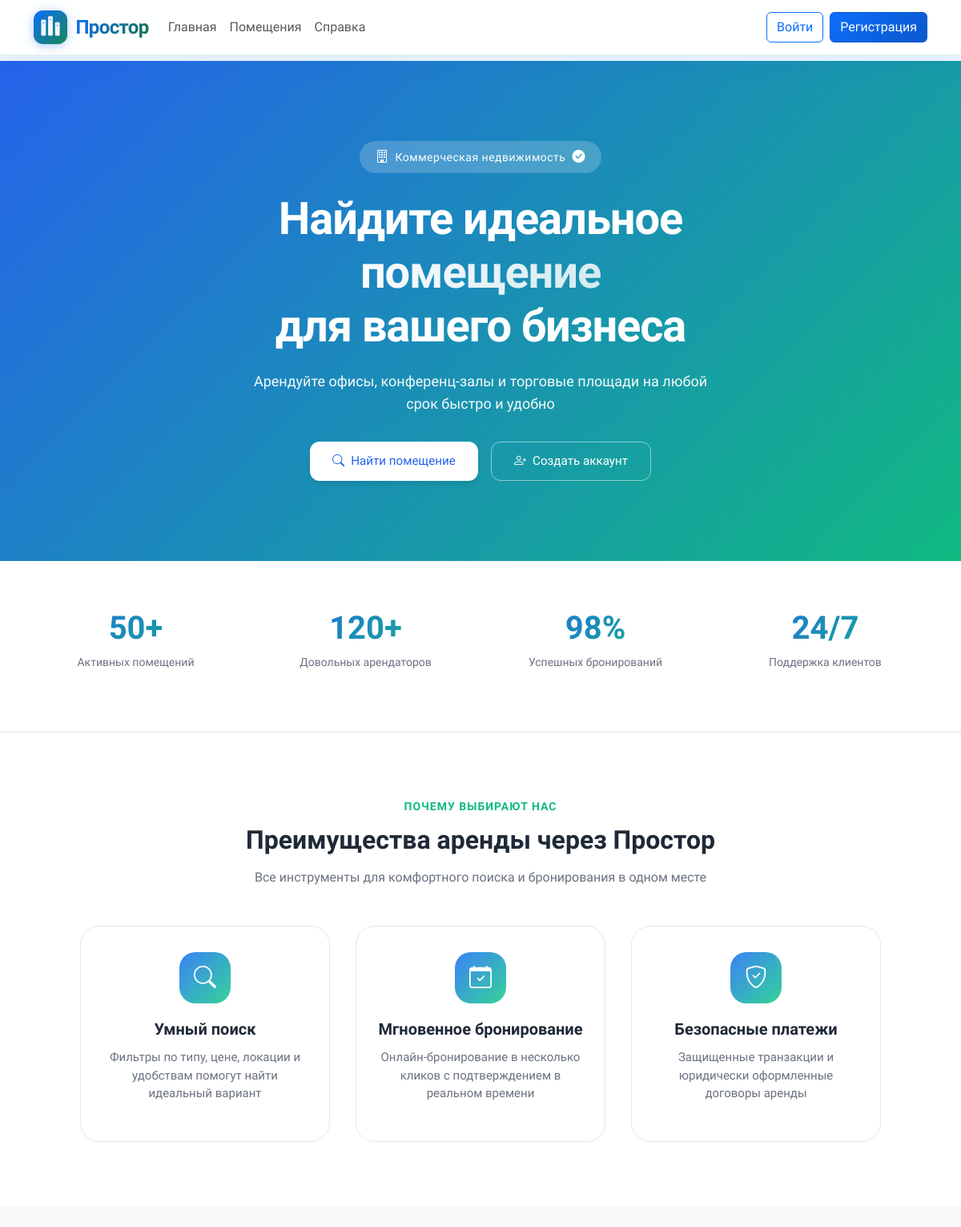
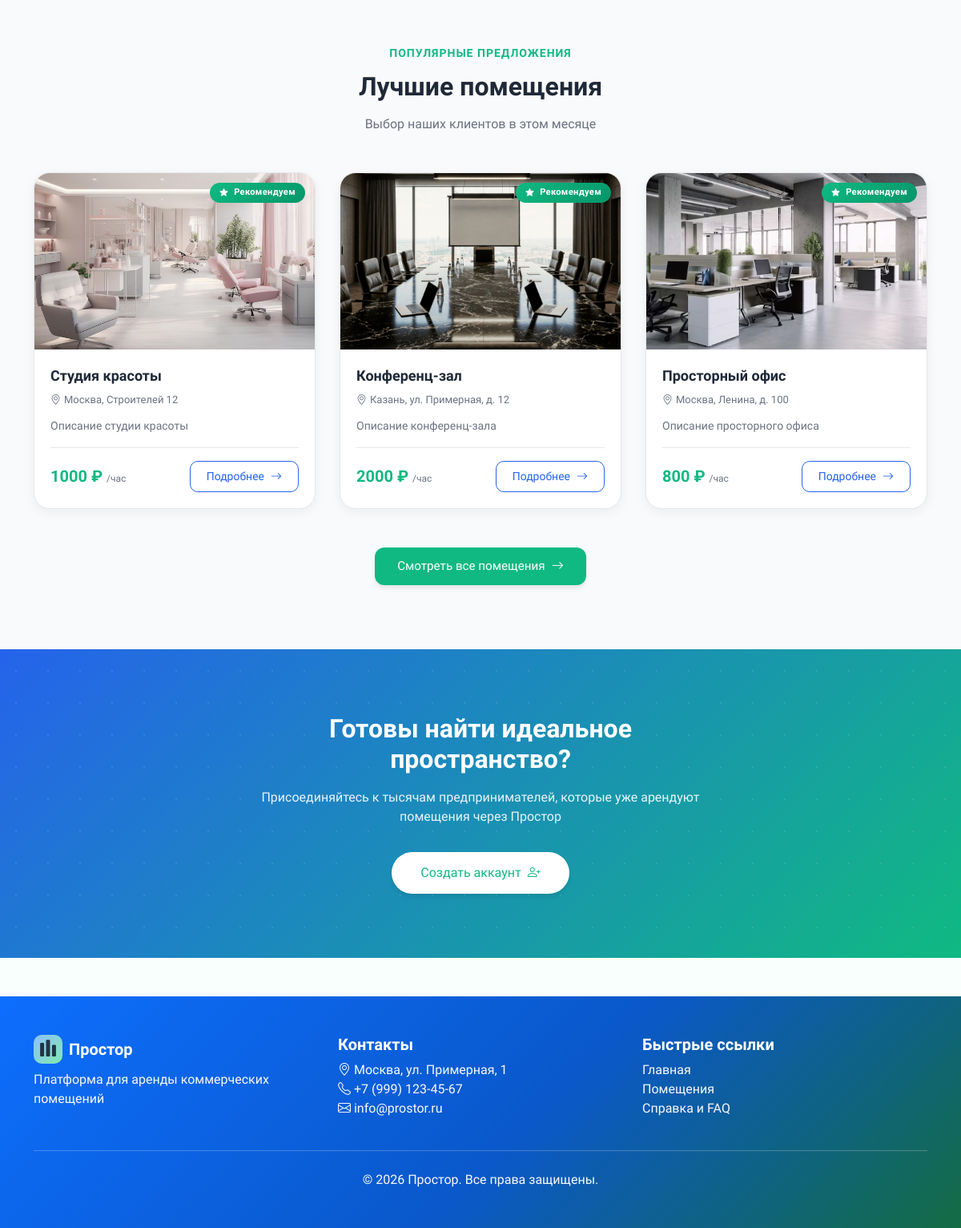
The page / on the database its author committed (2 pictures, top to bottom).
### core/models.py (models this page shows, shortened)
class Property(models.Model):
    PROPERTY_TYPE_CHOICES = [
        ('office', 'Офис'),
        ('conference', 'Конференц-зал'),
        ('coworking', 'Коворкинг'),
        ('shop', 'Торговая площадь'),
        ('warehouse', 'Склад'),
        ('studio', 'Студия'),
        ('other', 'Другое'),
    ]
    STATUS_CHOICES = [
        ('draft', 'Черновик'),
        ('pending', 'На модерации'),
        ('active', 'Активно'),
        ('rejected', 'Отклонено'),
        ('inactive', 'Неактивно'),
    ]
    landlord = models.ForeignKey(
        User,
        on_delete=models.CASCADE,
        related_name='properties',
        verbose_name='Владелец'
    )
    title = models.CharField(
        max_length=200,
        verbose_name='Название'
    )
    slug = models.SlugField(
        unique=True,
        verbose_name='Slug'
    )
    description = models.TextField(
        verbose_name='Описание'
    )
    property_type = models.CharField(
        max_length=20,
        choices=PROPERTY_TYPE_CHOICES,
        default='office',
        verbose_name='Тип помещения'
    )
    category = models.ForeignKey(
        Category,
        on_delete=models.SET_NULL,
        null=True,
        blank=True,
        related_name='properties',
        verbose_name='Категория'
    )
    city = models.CharField(
        max_length=100,
        default='Москва',
        verbose_name='Город'
    )
    address = models.CharField(
        max_length=200,
        default='Не указан',
        verbose_name='Адрес'
    )
    latitude = models.FloatField(
        null=True,
        blank=True,
        verbose_name='Широта'
    )
    longitude = models.FloatField(
        null=True,
        blank=True,
        verbose_name='Долгота'
    )
    price_per_hour = models.DecimalField(
        max_digits=10,
        decimal_places=2,
        default=1000.00,
        verbose_name='Цена за час'
    )
    price_per_day = models.DecimalField(
        max_digits=10,
        decimal_places=2,
        null=True,
        blank=True,
        verbose_name='Цена за день'
    )
    price_per_week = models.DecimalField(
        max_digits=10,
        decimal_places=2,
        null=True,
        blank=True,
        verbose_name='Цена за неделю'
    )
    price_per_month = models.DecimalField(
        max_digits=10,
        decimal_places=2,
        null=True,
        blank=True,
        verbose_name='Цена за месяц'
    )
    capacity = models.PositiveIntegerField(
        default=1,
        verbose_name='Вместимость'
    )
    area = models.DecimalField(
        max_digits=8,
        decimal_places=2,
        default=10.00,
        verbose_name='Площадь (м²)'
    )
    floor = models.IntegerField(
        null=True,
        blank=True,
        verbose_name='Этаж'
    )
    amenities = models.ManyToManyField(
        Amenity,
        blank=True,
        related_name='properties',
        verbose_name='Удобства'
    )
    is_featured = models.BooleanField(
        default=False,
        verbose_name='Рекомендуемое'
    )
    status = models.CharField(
        max_length=20,
        choices=STATUS_CHOICES,
        default='draft',
        verbose_name='Статус'
    )
    views_count = models.PositiveIntegerField(
        default=0,
        verbose_name='Количество просмотров'
    )
    created_at = models.DateTimeField(
        auto_now_add=True,
        verbose_name='Дата создания'
    )
    updated_at = models.DateTimeField(
        auto_now=True,
        verbose_name='Дата обновления'
    )
    class Meta:
        verbose_name = 'Помещение'
        verbose_name_plural = 'Помещения'
        ordering = ['-created_at']

class PropertyImage(models.Model):
    property = models.ForeignKey(
        Property,
        on_delete=models.CASCADE,
        related_name='images',
        verbose_name='Помещение'
    )
    image = models.ImageField(
        upload_to='properties/',
        verbose_name='Изображение'
    )
    is_main = models.BooleanField(
        default=False,
        verbose_name='Главное изображение'
    )
    uploaded_at = models.DateTimeField(
        auto_now_add=True,
        verbose_name='Дата загрузки'
    )
    class Meta:
        verbose_name = 'Изображение помещения'
        verbose_name_plural = 'Изображения помещений'

### core/views.py (the view, shortened to what this page needs)
# urls.py: path('', views.home, name='home'),
def home(request):
    auto_cancel_expired_bookings()
    properties = Property.objects.filter(
        status='active',
        is_featured=True
    ).select_related('landlord', 'category')[:5]
    recently_viewed = []
    raw_ids = request.session.get('recently_viewed_properties') or []
    context = {
        'properties': properties,
        'recently_viewed': recently_viewed,
        'title': 'Аренда коммерческих помещений'
    }
    return render(request, 'core/home.html', context)

### core/context_processors.py (called while the page is built, shortened)
def tenant_cart(request):
    if request.user.is_authenticated and getattr(request.user, 'user_type', None) == 'tenant':
        return {'cart_items_count': Cart.objects.filter(user=request.user).count()}
    return {'cart_items_count': 0}

def notifications_context(request):
    return {
        'unread_notifications_count': 0,
        'unread_messages_count': 0,
        'recent_notifications': [],
    }

### core/views.py (called while the page is built, shortened)
def auto_cancel_expired_bookings():
    expiration_time = timezone.now() - timedelta(minutes=30)
    expired_bookings = Booking.objects.filter(
        status='pending',
        created_at__lte=expiration_time
    )
    count = expired_bookings.count()
    if count > 0:
        logger.info(f"Auto-cancelled {count} expired bookings")
    return count

### templates/core/home.html (shortened to what this page needs)
{% extends 'base.html' %}
{% load static %}
{% block extra_css %}
<link rel="stylesheet" href="{% static 'css/home-page.css' %}">
{% endblock %}
{% block content %}
<div class="home-page">
<section class="hero">
    <div class="container">
        <div class="hero-content">
            <div class="hero-badge">
                <i class="bi bi-building"></i>
                <span>Коммерческая недвижимость</span>
                <i class="bi bi-check-circle-fill"></i>
            </div>
            <h1 class="hero-title">
                Найдите идеальное <span>помещение</span><br>для вашего бизнеса
            </h1>
            <p class="hero-subtitle">
                Арендуйте офисы, конференц-залы и торговые площади
                на любой срок быстро и удобно
            </p>
            <div class="hero-actions">
                <a href="{% url 'property_list' %}" class="btn btn-primary">
                    <i class="bi bi-search"></i> Найти помещение
                </a>
                {% if not user.is_authenticated %}
                <a href="{% url 'register' %}" class="btn btn-outline">
                    <i class="bi bi-person-plus"></i> Создать аккаунт
                </a>
                {% endif %}
            </div>
        </div>
    </div>
</section>
<section class="stats-section">
    <div class="container">
        <div class="stats-grid">
            <div class="stat-item">
                <h3>50+</h3>
                <p>Активных помещений</p>
            </div>
            <div class="stat-item">
                <h3>120+</h3>
                <p>Довольных арендаторов</p>
            </div>
            <div class="stat-item">
                <h3>98%</h3>
                <p>Успешных бронирований</p>
            </div>
            <div class="stat-item">
                <h3>24/7</h3>
                <p>Поддержка клиентов</p>
            </div>
        </div>
    </div>
</section>
<section class="features">
    <div class="container">
        <div class="section-header">
            <span class="section-tag">Почему выбирают нас</span>
            <h2 class="section-title">Преимущества аренды через Простор</h2>
            <p class="section-subtitle">Все инструменты для комфортного поиска и бронирования в одном месте</p>
        </div>
        <div class="features-grid">
            <div class="feature-card">
                <div class="feature-icon">
                    <i class="bi bi-search"></i>
                </div>
                <h3 class="feature-title">Умный поиск</h3>
                <p class="feature-text">
                    Фильтры по типу, цене, локации и удобствам помогут найти идеальный вариант
                </p>
            </div>
            <div class="feature-card">
                <div class="feature-icon">
                    <i class="bi bi-calendar-check"></i>
                </div>
                <h3 class="feature-title">Мгновенное бронирование</h3>
                <p class="feature-text">
                    Онлайн-бронирование в несколько кликов с подтверждением в реальном времени
                </p>
            </div>
            <div class="feature-card">
                <div class="feature-icon">
                    <i class="bi bi-shield-check"></i>
                </div>
                <h3 class="feature-title">Безопасные платежи</h3>
                <p class="feature-text">
                    Защищенные транзакции и юридически оформленные договоры аренды
                </p>
            </div>
        </div>
    </div>
</section>
<section class="properties">
    <div class="container">
        <div class="section-header">
            <span class="section-tag">Популярные предложения</span>
            <h2 class="section-title">Лучшие помещения</h2>
            <p class="section-subtitle">Выбор наших клиентов в этом месяце</p>
        </div>
        {% if properties %}
        <div class="properties-grid">
            {% for property in properties %}
            <article class="property-card">
                <div class="property-image">
                    {% if property.images.first %}
                    <img src="{{ property.images.first.image.url }}"
                         alt="{{ property.title }}"
                         loading="lazy">
                    {% else %}
                    <div class="property-placeholder">
                        <i class="bi bi-building"></i>
                    </div>
                    {% endif %}
                    {% if property.is_featured %}
                    <span class="property-badge">
                        <i class="bi bi-star-fill me-1"></i> Рекомендуем
                    </span>
                    {% endif %}
                </div>
                <div class="property-content">
                    <h3 class="property-title">{{ property.title|truncatechars:35 }}</h3>
                    <p class="property-location">
                        <i class="bi bi-geo-alt"></i>
                        {{ property.city }}, {{ property.address|truncatechars:20 }}
                    </p>
                    <p class="property-description">
                        {{ property.description|truncatechars:90 }}
                    </p>
                    <div class="property-footer">
                        <span class="property-price">
                            {{ property.price_per_hour|floatformat:0 }} ₽
                            <small>/час</small>
                        </span>
                        <a href="{% url 'property_detail' property.slug %}"
                           class="btn btn-outline-primary btn-sm">
                            Подробнее <i class="bi bi-arrow-right"></i>
                        </a>
                    </div>
                </div>
            </article>
            {% endfor %}
        </div>
        <div class="text-center">
            <a href="{% url 'property_list' %}" class="btn btn-success">
                Смотреть все помещения <i class="bi bi-arrow-right"></i>
            </a>
        </div>
        {% endif %}
    </div>
</section>
<section class="cta-section">
    <div class="container">
        <div class="cta-content">
            <h2 class="cta-title">Готовы найти идеальное пространство?</h2>
            <p class="cta-text">Присоединяйтесь к тысячам предпринимателей, которые уже арендуют помещения через Простор</p>
            {% if user.is_authenticated %}
                <a href="{% url 'property_list' %}" class="btn btn-cta">
                    Начать поиск <i class="bi bi-arrow-right"></i>
                </a>
            {% else %}
                <a href="{% url 'register' %}" class="btn btn-cta">
                    Создать аккаунт <i class="bi bi-person-plus"></i>
                </a>
            {% endif %}
        </div>
    </div>
</section>
</div>
{% endblock %}

### static/css/style.css (style rules this page uses)
:root { --primary-color: #0d6efd; --primary-dark: #0a58ca; --accent-green: #198754; --secondary-color: #64748b; --background-color: #f0f7ff; --surface-color: #ffffff; --text-dark: #0f172a; }
body { background: linear-gradient(180deg, var(--background-color) 0%, #f8fffb 100%); font-family: 'Plus Jakarta Sans', -apple-system, BlinkMacSystemFont, 'Segoe UI', Roboto, sans-serif; color: var(--text-dark); }
.property-card { border: 1px solid rgba(13, 110, 253, 0.08); box-shadow: 0 4px 14px rgba(15, 23, 42, 0.06); transition: transform 0.2s, box-shadow 0.2s; border-radius: 16px; overflow: hidden; }
.btn-primary { background: linear-gradient(135deg, var(--primary-color) 0%, var(--primary-dark) 100%); border-color: var(--primary-dark); }
.btn-success { background: linear-gradient(135deg, #198754 0%, #146c43 100%); border-color: #146c43; }

### templates/base.html (style rules this page uses)
:root { --primary: #0d6efd; --primary-dark: #0a58ca; --secondary: #64748b; --success: #198754; --success-soft: #d1e7dd; --warning: #f59e0b; --danger: #dc3545; --light: #f8fafc; --dark: #0f172a; --surface-elevated: #ffffff; }
body { font-family: 'Plus Jakarta Sans', -apple-system, BlinkMacSystemFont, 'Segoe UI', sans-serif; background: linear-gradient(180deg, #f0f7ff 0%, #f8fffb 100%); padding-top: 76px; color: var(--dark); min-height: 100vh; display: flex; flex-direction: column; }
.btn-primary { background: linear-gradient(135deg, var(--primary) 0%, var(--primary-dark) 100%); border-color: var(--primary-dark); }
.btn-success { background: linear-gradient(135deg, #198754 0%, #146c43 100%); border-color: #146c43; }
.property-card { transition: transform 0.2s; }

### rows shown on the page
Property: images.first.image (picture), is_featured True (drawn), title "Студия красоты", city "Москва", address "Строителей 12", description "Описание студии красоты", price_per_hour "1000"
Property: images.first.image (picture), is_featured True (drawn), title "Конференц-зал", city "Казань", address "ул. Примерная, д. 12", description "Описание конференц-зала", price_per_hour "2000"
Property: images.first.image (picture), is_featured True (drawn), title "Просторный офис", city "Москва", address "Ленина, д. 100", description "Описание просторного офиса", price_per_hour "800"
